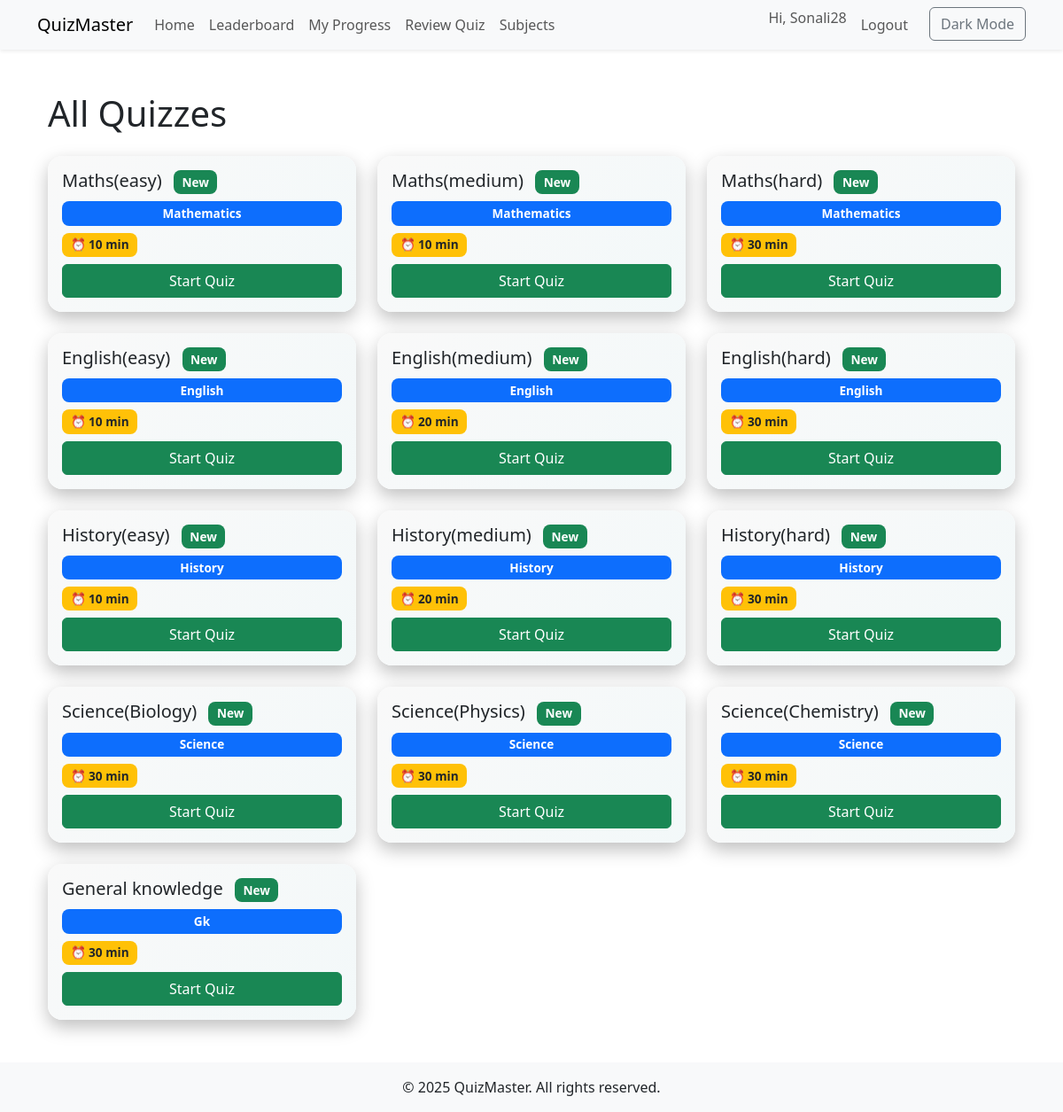
The app's page / (signed in) with its own data.
### quiz/models.py (models this page shows, shortened)
class Quiz(models.Model):
    title = models.CharField(max_length=200)
    category = models.ForeignKey(Category, on_delete=models.CASCADE)
    tags = models.ManyToManyField(Tag, blank=True)
    duration = models.PositiveIntegerField(help_text="Duration in minutes", default=5)
    created_at = models.DateTimeField(auto_now_add=True)

class Category(models.Model):
    name = models.CharField(max_length=100)

### quiz/views.py (the view)
# urls.py: path('', views.quiz_list, name='quiz_list'),
@login_required
def quiz_list(request):
    quizzes = Quiz.objects.select_related('category').prefetch_related('tags').all()
    return render(request, 'quiz/quiz_list.html', {'quizzes': quizzes})

### templates/quiz/quiz_list.html (shortened to what this page needs)
{% extends 'base.html' %}
{% block content %}
<div class="container py-4">
  {% if current_category %}
    <h1 class="mb-4">Quizzes in {{ current_category.name }}</h1>
    <a href="{% url 'subject_list' %}" class="btn btn-outline-primary mb-4">&larr; Back to Subjects</a>
  {% else %}
    <h1 class="mb-4">All Quizzes</h1>
  {% endif %}
  <div class="row g-4">
    {% for quiz in quizzes %}
      <div class="col-md-4">
        <div class="card quiz-card h-100">
          <div class="card-body d-flex flex-column">
            <h5 class="card-title">
              {{ quiz.title }}
              {% if quiz.created_at and quiz.created_at|date:"U" > today|date:"U"|add:"-604800" %}
                <span class="badge bg-success ms-2">New</span>
              {% endif %}
            </h5>
            <p class="badge bg-primary mb-2">{{ quiz.category.name }}</p>
            {% if quiz.duration %}
              <div class="mb-2">
                <span class="badge bg-warning text-dark">⏰ {{ quiz.duration }} min</span>
              </div>
            {% endif %}
            <a href="{% url 'take_quiz' quiz.id %}" class="btn btn-success mt-auto">Start Quiz</a>
          </div>
        </div>
      </div>
    {% empty %}
      <p>No quizzes available at the moment.</p>
    {% endfor %}
  </div>
</div>
{% endblock %}

### templates/base.html (shortened to what this page needs)
<!DOCTYPE html>
<html lang="en">
<head>
  <link href="https://cdn.jsdelivr.net/npm/bootstrap@5.3.0/dist/css/bootstrap.min.css" rel="stylesheet">
</head>
<body class="d-flex flex-column min-vh-100">
  <nav class="navbar navbar-expand-lg navbar-light bg-light shadow-sm">
    <div class="container">
      <a class="navbar-brand" href="{ % url 'quiz_list' % }">QuizMaster</a>
      <div class="collapse navbar-collapse" id="navMenu">
        <ul class="navbar-nav me-auto mb-2 mb-lg-0">
          <li class="nav-item"><a class="nav-link" href="{% url 'quiz_list' %}">Home</a></li>
          <li class="nav-item"><a class="nav-link" href="{% url 'leaderboard' %}">Leaderboard</a></li>
          <li class="nav-item"><a class="nav-link" href="{% url 'user_progress' %}">My Progress</a></li>
          <li class="nav-item"><a class="nav-link" href="{% url 'review' %}">Review Quiz</a></li>
          <li class="nav-item">
            <a class="nav-link" href="{% url 'subject_list' %}">Subjects</a>
          </li>
        </ul>
        <ul class="navbar-nav ms-auto">
          {% if user.is_authenticated %}
            <li class="nav-item"><span class="navbar-text me-2">Hi, {{ user.username }}</span></li>
            <li class="nav-item"><a class="nav-link" href="/logout/">Logout</a></li>
          {% else %}
            <li class="nav-item"><a class="nav-link" href="/login/">Login</a></li>
            <li class="nav-item"><a class="nav-link" href="/register/">Register</a></li>
          {% endif %}
          <li class="nav-item"><button class="btn btn-outline-secondary ms-3" onclick="toggleDarkMode()">Dark Mode</button></li>
        </ul>
      </div>
    </div>
  </nav>
  <main class="container flex-fill py-4">
    {% block content %}{% endblock %}
  </main>
  <footer class="bg-light text-center py-3 mt-auto">
    <div class="container">&copy; 2025 QuizMaster. All rights reserved.</div>
  </footer>
</body>
</html>

### templates/quiz/quiz_list.html (style rules this page uses)
.quiz-card { border: none; border-radius: 1rem; background: linear-gradient(135deg, #f9f9f9, #e0f7fa); background-size: 400% 400%; animation: gradientBG 8s ease infinite; box-shadow: 0 8px 20px rgba(0, 0, 0, 0.25); transition: transform 0.4s, box-shadow 0.4s; }
.badge { font-size: 0.85rem; padding: 0.5em 0.7em; border-radius: 0.5rem; }

### records on screen
Quiz: title "Maths(easy)", shows "New", category.name "Mathematics", duration "10"
Quiz: title "Maths(medium)", shows "New", category.name "Mathematics", duration "10"
Quiz: title "Maths(hard)", shows "New", category.name "Mathematics", duration "30"
Quiz: title "English(easy)", shows "New", category.name "English", duration "10"
Quiz: title "English(medium)", shows "New", category.name "English", duration "20"
Quiz: title "English(hard)", shows "New", category.name "English", duration "30"
Quiz: title "History(easy)", shows "New", category.name "History", duration "10"
Quiz: title "History(medium)", shows "New", category.name "History", duration "20"
Quiz: title "History(hard)", shows "New", category.name "History", duration "30"
Quiz: title "Science(Biology)", shows "New", category.name "Science", duration "30"
Quiz: title "Science(Physics)", shows "New", category.name "Science", duration "30"
Quiz: title "Science(Chemistry)", shows "New", category.name "Science", duration "30"
Quiz: title "General knowledge", shows "New", category.name "Gk", duration "30"

### other values on screen
{{ user.username }} "Sonali28"
